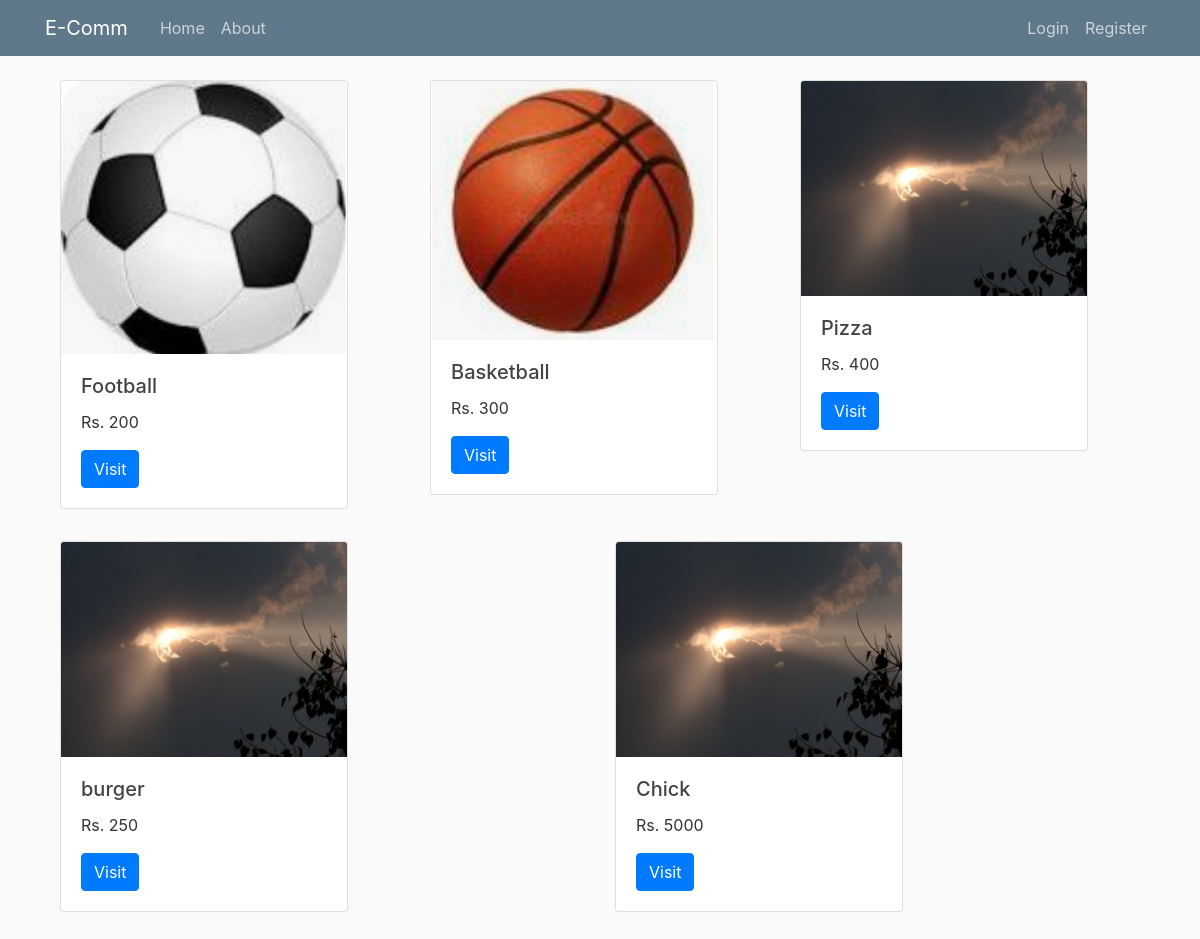
The page / on the database its author committed.
### store/models.py (models this page shows, shortened)
class Product(models.Model):
    user = models.ForeignKey(User, related_name='products', on_delete=models.CASCADE)
    category = models.ForeignKey(Category, related_name='products', on_delete=models.CASCADE)
    title = models.CharField(max_length=50)
    slug = models.SlugField(max_length=50)
    description = models.TextField(blank=True)
    price = models.IntegerField()
    no_of_items = models.IntegerField(default=1)
    image = models.ImageField(upload_to='uploads/product_images/', blank=True, null=True)
    thumbnail = models.ImageField(upload_to='uploads/product_images/thumbnails/', blank=True, null=True)
    created_at = models.DateTimeField(auto_now_add=True)
    updated_at = models.DateTimeField(auto_now=True)
    class Meta:
        ordering = ('-created_at',)                   # sets the products in the order they were created
    def get_thumbnail(self):
        if self.thumbnail:
            return self.thumbnail.url

### core/views.py (the view)
# urls.py: path('', frontpage, name='frontpage'),
def frontpage(request):
    products = Product.objects.all()
    return render(request, 'core/frontpage.html', {
        'products':products
    })

### store/context_processors.py (called while the page is built)
def cart(request):
    return {'cart':Cart(request)}

### core/templates/core/frontpage.html
{% extends "core/base.html" %}
{% block content %}
  <div class="container">
    <div class="row">
    {% for product in products %}
      <div class="col md-3" style="margin-bottom: 2rem;">
        <div class="card" style="width: 18rem;">
          <img class="card-img-top" src="{{ product.get_thumbnail }}" alt="Image for {{ product.title }}">
          <div class="card-body">
            <h5 class="card-title">{{ product.title }}</h5>
            <p class="card-text">Rs. {{ product.price }}</p>
            <a href="{% url 'product_detail' product.slug %}" class="btn btn-primary">Visit</a>
          </div>
        </div>
      </div>
    {% endfor %}
  </div>
</div>
{% endblock content %}

### core/static/core/main.css (style rules this page uses)
body { background: #fafafa; color: #333333; margin-top: 5rem; }
h1, h2, h3, h4, h5, h6 { color: #444444; }

### rows shown on the page
Product: get_thumbnail (picture), title "Football", price "200"
Product: get_thumbnail (picture), title "Basketball", price "300"
Product: get_thumbnail (picture), title "Pizza", price "400"
Product: get_thumbnail (picture), title "burger", price "250"
Product: get_thumbnail (picture), title "Chick", price "5000"
